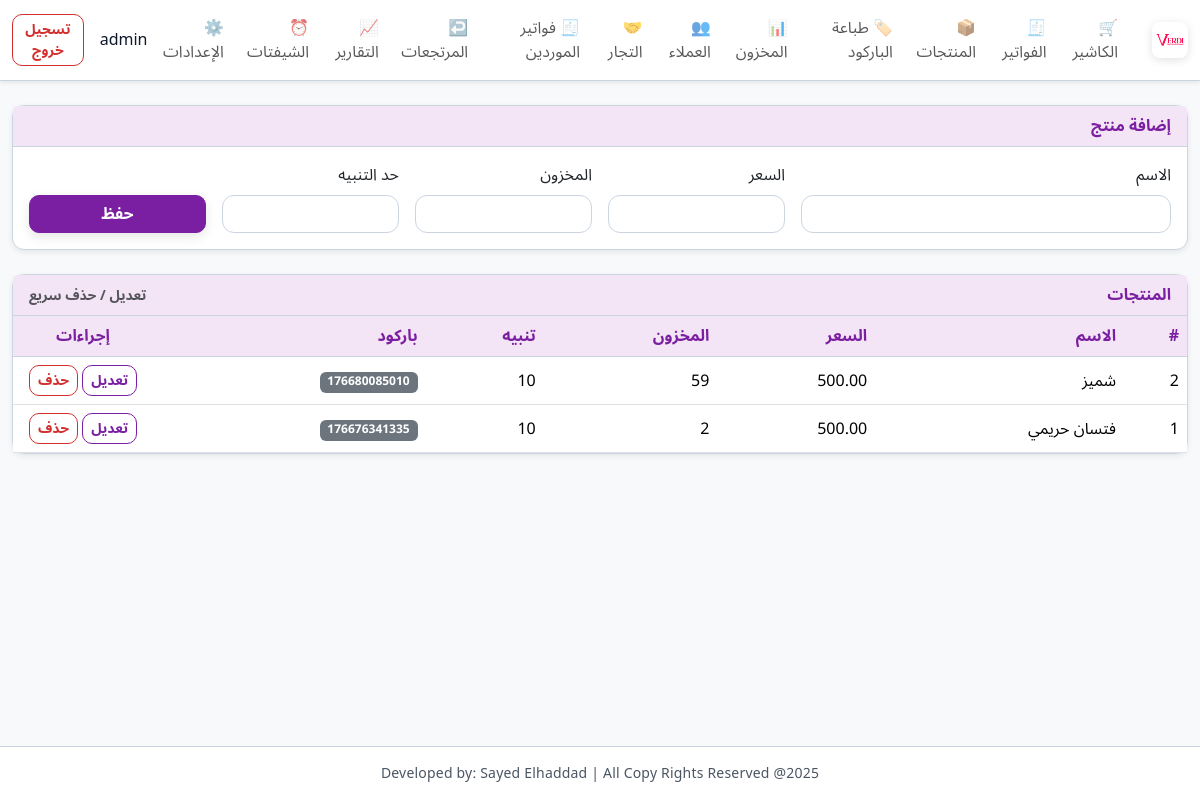
Screenshot of /products (signed in) with the database file from the repository.
### app/models.py (models this page shows)
class User(UserMixin, db.Model):
    __tablename__ = "users"
    id = db.Column(db.Integer, primary_key=True)
    username = db.Column(db.String(80), unique=True, nullable=False)
    password_hash = db.Column(db.String(255), nullable=False)
    role = db.Column(db.String(20), nullable=False, default="cashier")

class Product(db.Model):
    __tablename__ = "products"
    id = db.Column(db.Integer, primary_key=True)
    name = db.Column(db.String(120), nullable=False)
    price = db.Column(db.Float, nullable=False, default=0)
    stock_qty = db.Column(db.Integer, nullable=False, default=0)
    min_stock_alert = db.Column(db.Integer, nullable=False, default=0)
    barcode = db.Column(db.String(32), unique=True, nullable=False)

### app/routes.py (the view, shortened to what this page needs)
@main_bp.route("/products", methods=["GET", "POST"])
@login_required
def products():
    products = Product.query.order_by(Product.id.desc()).all()
    return render_template("products.html", products=products)

### app/models.py (called while the page is built)
@login_manager.user_loader
def load_user(user_id):
    return User.query.get(int(user_id))

### app/templates/products.html (shortened to what this page needs)
{% extends 'base.html' %}
{% block content %}
<div class="card mb-4">
  <div class="card-header d-flex justify-content-between align-items-center">
    <span>إضافة منتج</span>
  </div>
  <div class="card-body">
    <form method="post" class="row g-3">
      <div class="col-md-4">
        <label class="form-label">الاسم</label>
        <input name="name" class="form-control" required>
      </div>
      <div class="col-md-2">
        <label class="form-label">السعر</label>
        <input name="price" type="number" min="0" step="0.01" class="form-control" required>
      </div>
      <div class="col-md-2">
        <label class="form-label">المخزون</label>
        <input name="stock_qty" type="number" min="0" class="form-control" required>
      </div>
      <div class="col-md-2">
        <label class="form-label">حد التنبيه</label>
        <input name="min_stock_alert" type="number" min="0" class="form-control" required>
      </div>
      <div class="col-md-2 d-flex align-items-end">
        <button class="btn btn-primary w-100">حفظ</button>
      </div>
    </form>
  </div>
</div>
<div class="card">
  <div class="card-header d-flex justify-content-between align-items-center">
    <span>المنتجات</span>
    <small class="text-muted">تعديل / حذف سريع</small>
  </div>
  <div class="card-body p-0">
    <table class="table mb-0 align-middle">
      <thead><tr><th>#</th><th>الاسم</th><th>السعر</th><th>المخزون</th><th>تنبيه</th><th>باركود</th><th class="text-center" style="width:140px">إجراءات</th></tr></thead>
      <tbody>
        {% for p in products %}
        <tr>
          <td>{{ p.id }}</td><td>{{ p.name }}</td><td>{{ '%.2f'|format(p.price) }}</td>
          <td>{{ p.stock_qty }}</td><td>{{ p.min_stock_alert }}</td>
          <td><span class="badge bg-secondary">{{ p.barcode }}</span></td>
          <td class="text-center">
            <button class="btn btn-outline-primary btn-sm edit-btn"
              data-id="{{ p.id }}" data-name="{{ p.name }}" data-price="{{ p.price }}"
              data-stock="{{ p.stock_qty }}" data-min="{{ p.min_stock_alert }}">
              تعديل
            </button>
            <form class="d-inline" method="post" action="{{ url_for('main.product_delete', pid=p.id) }}" onsubmit="return confirm('حذف المنتج؟');">
              <button class="btn btn-outline-danger btn-sm">حذف</button>
            </form>
          </td>
        </tr>
        {% else %}
        <tr><td colspan="7" class="text-center p-3">لا توجد منتجات</td></tr>
        {% endfor %}
      </tbody>
    </table>
  </div>
</div>
{% endblock %}

### app/templates/base.html (shortened to what this page needs)
<!DOCTYPE html>
<html lang="ar" dir="rtl">
<head>
  <link href="https://cdn.jsdelivr.net/npm/bootstrap@5.3.2/dist/css/bootstrap.rtl.min.css" rel="stylesheet">
  <link rel="stylesheet" href="{{ url_for('static', filename='css/style.css', v='20251227') }}">
</head>
<body class="layout-body">
<nav class="navbar navbar-expand-lg navbar-light bg-white shadow-sm mb-4">
  <div class="container-fluid">
    <a class="navbar-brand" href="{{ url_for('main.pos') }}">
      <img src="{{ url_for('static', filename='img/logo.png') }}" alt="logo" class="brand-logo">
    </a>
    <div class="collapse navbar-collapse" id="navMenu">
      <ul class="navbar-nav me-auto mb-2 mb-lg-0">
        <li class="nav-item"><a class="nav-link {% if request.endpoint == 'main.pos' %}active{% endif %}" href="{{ url_for('main.pos') }}">🛒 الكاشير</a></li>
        <li class="nav-item"><a class="nav-link {% if request.endpoint == 'main.sales' %}active{% endif %}" href="{{ url_for('main.sales') }}">🧾 الفواتير</a></li>
        <li class="nav-item"><a class="nav-link" href="{{ url_for('main.products') }}">📦 المنتجات</a></li>
        <li class="nav-item"><a class="nav-link" href="{{ url_for('main.print_barcodes') }}">🏷️ طباعة الباركود</a></li>
        <li class="nav-item"><a class="nav-link" href="{{ url_for('main.inventory') }}">📊 المخزون</a></li>
        <li class="nav-item"><a class="nav-link" href="{{ url_for('main.customers') }}">👥 العملاء</a></li>
        <li class="nav-item"><a class="nav-link" href="{{ url_for('main.suppliers') }}">🤝 التجار</a></li>
        <li class="nav-item"><a class="nav-link" href="{{ url_for('main.supplier_invoices') }}">🧾 فواتير الموردين</a></li>
        <li class="nav-item"><a class="nav-link" href="{{ url_for('main.returns') }}">↩️ المرتجعات</a></li>
        <li class="nav-item"><a class="nav-link" href="{{ url_for('main.reports') }}">📈 التقارير</a></li>
        <li class="nav-item"><a class="nav-link" href="{{ url_for('main.shifts') }}">⏰ الشيفتات</a></li>
        <li class="nav-item"><a class="nav-link" href="{{ url_for('main.settings') }}">⚙️ الإعدادات</a></li>
      </ul>
      <div class="d-flex align-items-center">
        <span class="me-3">{{ current_user.username }}</span>
        <a href="{{ url_for('auth.logout') }}" class="btn btn-outline-danger btn-sm">تسجيل خروج</a>
      </div>
    </div>
  </div>
</nav>
<div class="container-fluid mb-5 main-content">
  {% block content %}{% endblock %}
</div>
<footer class="app-footer text-center py-3 small mt-auto">
  Developed by: Sayed Elhaddad | All Copy Rights Reserved @2025
</footer>
</body>
</html>

### app/static/css/style.css (style rules this page uses)
:root { --md-primary: #7b1fa2; --md-primary-variant: #9c27b0; --md-on-primary: #ffffff; --md-primary-container: #f3e5f5; --md-secondary: #00897b; --md-on-secondary: #ffffff; --md-surface: #f8f9fb; --md-surface-2: #ffffff; --md-outline: #cbd5e1; --md-muted: #6b7280; --md-ink: #0f172a; --md-success: #2e7d32; --md-warning: #ed6c02; --md-error: #d32f2f; --brand: var(--md-primary); --brand-2: var(--md-primary-variant); --ink: var(--md-ink); --muted: var(--md-muted); --card: var(--md-surface-2); --soft: var(--md-surface); --border: var(--md-outline); --md-radius: 12px; --md-shadow-1: 0 2px 6px rgba(0,0,0,0.08); --md-shadow-2: 0 4px 12px rgba(0,0,0,0.10); --md-shadow-3: 0 8px 18px rgba(0,0,0,0.12); --space-1: 8px; --space-2: 16px; --space-3: 24px; }
body { direction: rtl; text-align: right; font-family: 'Cairo', 'IBM Plex Sans Arabic', 'Noto Sans Arabic', 'Segoe UI', Tahoma, sans-serif; background: var(--md-surface); color: var(--md-ink); }
.layout-body { min-height: 100vh; display: flex; flex-direction: column; }
.main-content { flex: 1; }
.card-header { font-weight: 700; background: var(--md-primary-container); color: var(--md-primary); border-bottom: 1px solid var(--md-outline); }
.table thead th { background: var(--md-primary-container); font-weight: 700; color: var(--md-primary); border-bottom: 1px solid var(--md-outline); }
.navbar { background: var(--md-surface-2); border-bottom: 1px solid var(--md-outline); box-shadow: var(--md-shadow-2); }
.navbar-brand img { height: 36px; }
.brand-logo { height: 40px; margin-left: 10px; border-radius: 8px; box-shadow: 0 2px 10px rgba(0,0,0,0.12); }
.card { border-radius: var(--md-radius); box-shadow: var(--md-shadow-1); border: 1px solid var(--md-outline); background: var(--md-surface-2); }
.table th, .table td { vertical-align: middle; }
.btn { border-radius: 10px; font-weight: 600; }
.btn-primary { background: var(--md-primary); border: 1px solid var(--md-primary); box-shadow: var(--md-shadow-2); color: var(--md-on-primary); }
.btn-outline-danger { border-width: 1.5px; color: var(--md-error); border-color: var(--md-error); }
.btn-outline-primary { color: var(--md-primary); border-color: var(--md-primary); }
.form-control, .form-select { border: 1px solid var(--md-outline); border-radius: 12px; background: #fff; transition: all 0.15s ease; }
.app-footer { background: rgba(255,255,255,0.95); border-top: 1px solid var(--md-outline); color: #4b5563; letter-spacing: 0.2px; margin-top: auto; }

### rows the page displays
User: username "admin"
Product: id "2", name "شميز", price "500.00", stock_qty "59", min_stock_alert "10", barcode "176680085010"
Product: id "1", name "فتسان حريمي", price "500.00", stock_qty "2", min_stock_alert "10", barcode "176676341335"
